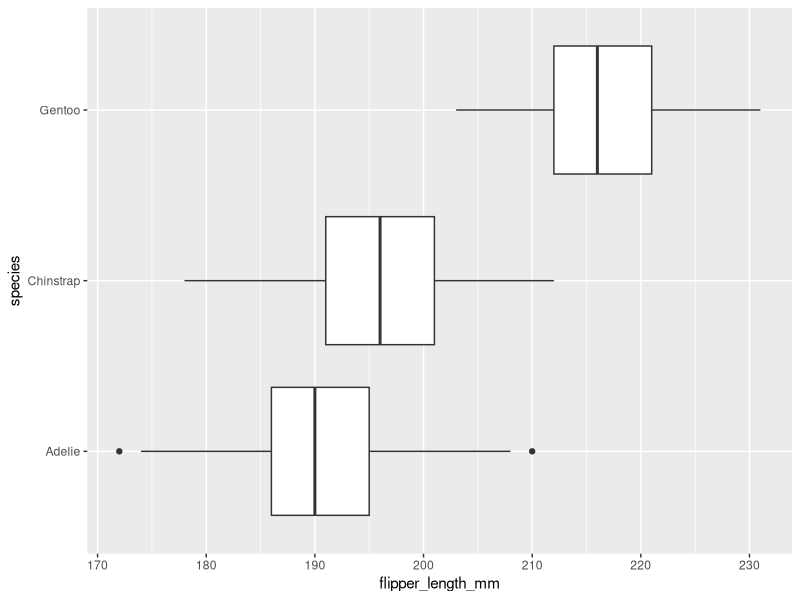
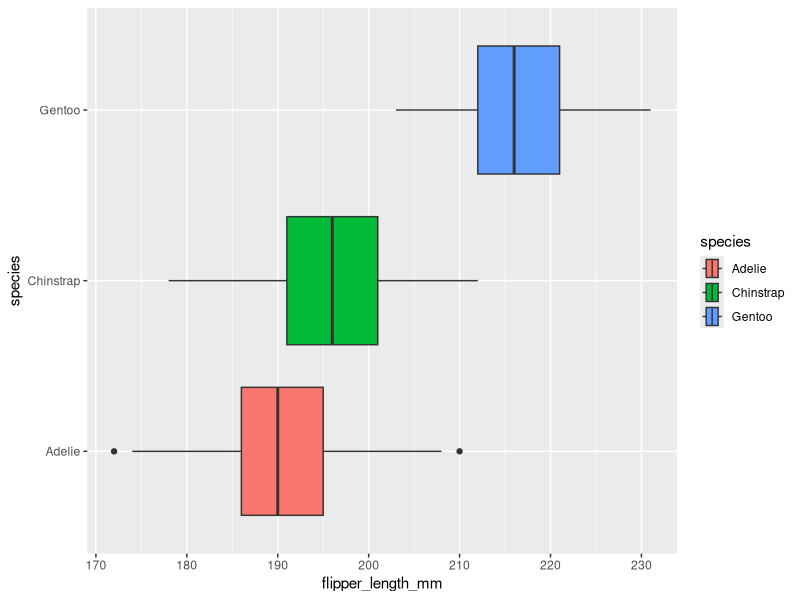
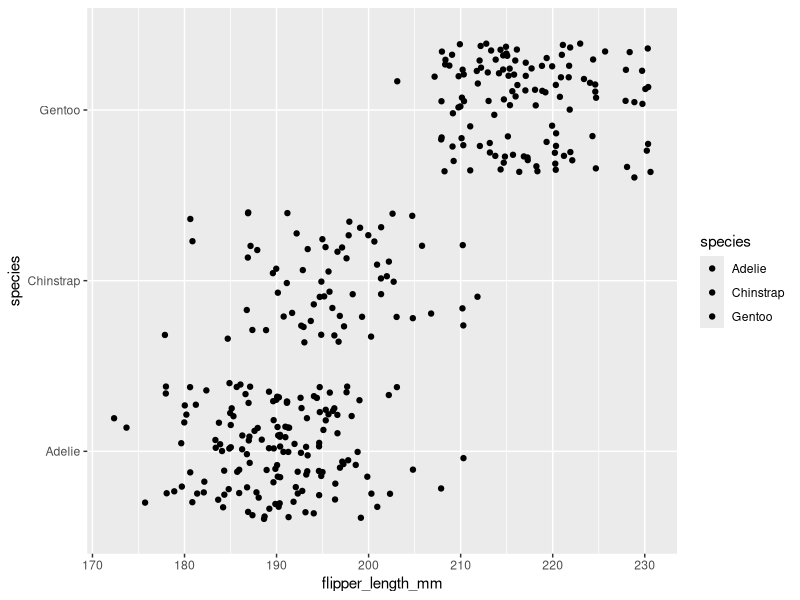

The R source for these figures, in order:
## ---- chunk 1
knitr::opts_chunk$set(error = TRUE)
## ---- chunk 2
library(palmerpenguins)
penguins
## ---- chunk 3
library(ggplot2)
## ---- chunk 4
ggplot(data = penguins, mapping = aes(x = flipper_length_mm, y = species)) +
  geom_boxplot()
## ---- chunk 5
ggplot(data = penguins, mapping = aes(x = flipper_length_mm, y = species, fill = species)) +
  geom_boxplot()
## ---- chunk 6
ggplot(data = penguins, mapping = aes(x = flipper_length_mm, y = species, fill = species)) +
  geom_jitter()
## ---- chunk 7

## ---- chunk 8

## ---- chunk 9

## ---- chunk 10

## ---- chunk 11

## ---- chunk 12

## ---- chunk 13

## ---- chunk 14

